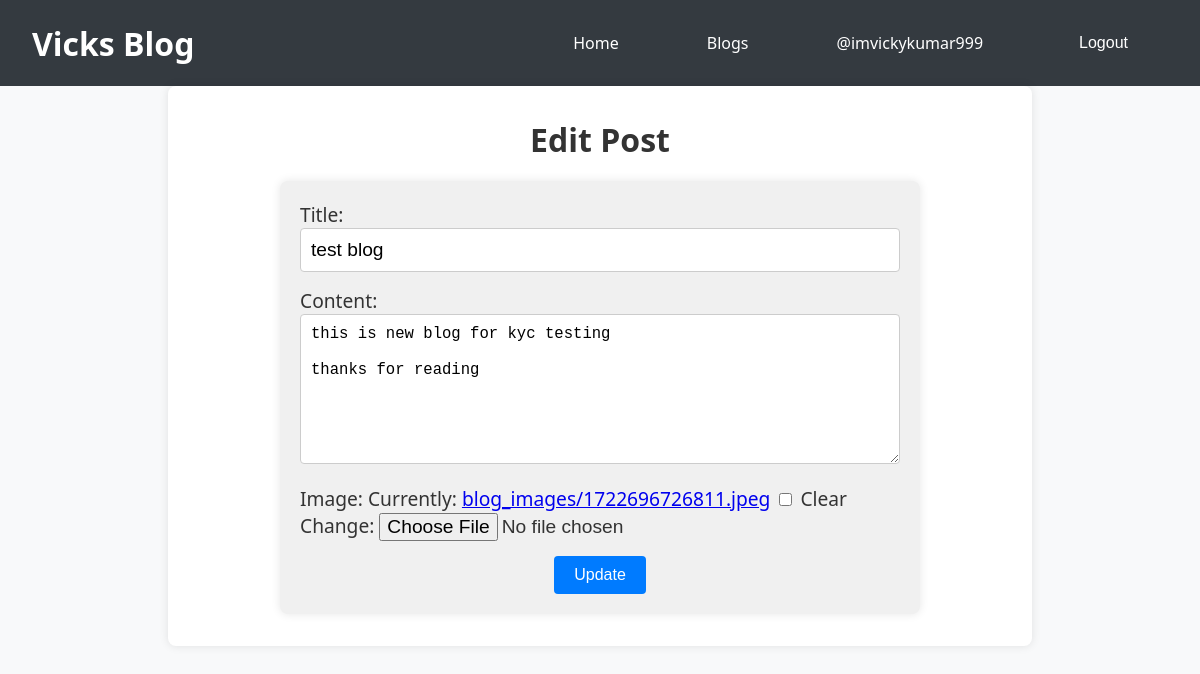
The app's page /blog/post/1/edit/ (signed in), older data.
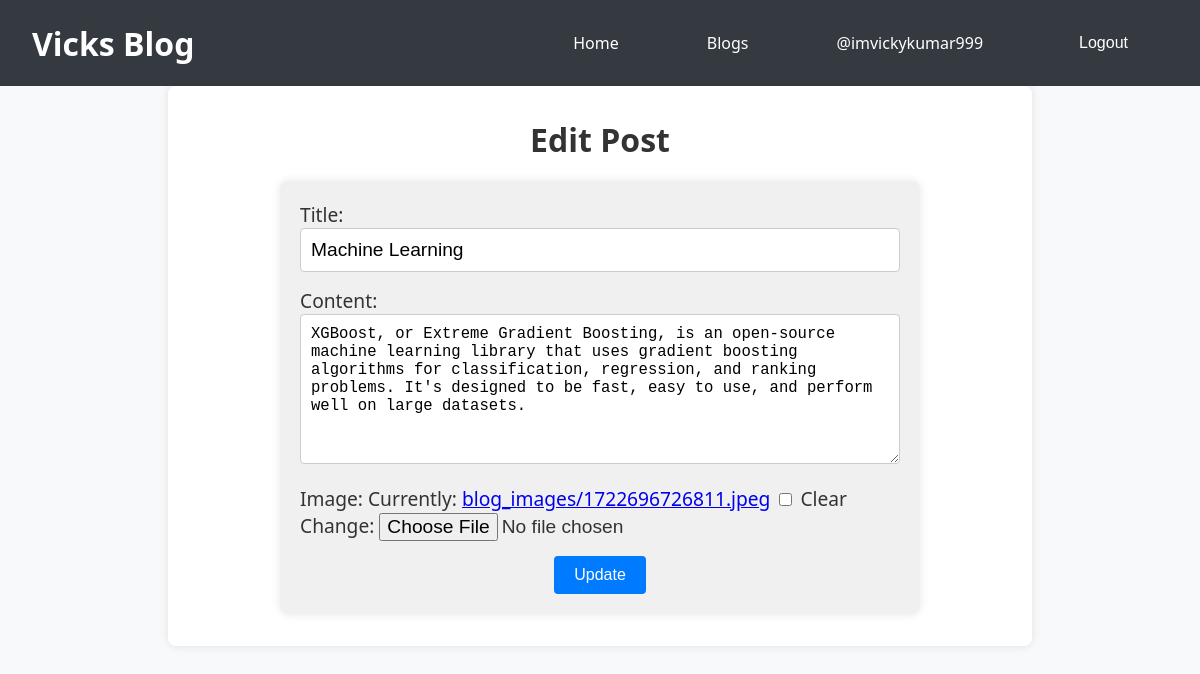
The same page, newer data.
### blog/models.py (models this page shows, shortened)
class Post(models.Model):
    title = models.CharField(max_length=200)
    content = RichTextField()  # Use RichTextField for CKEditor
    created_at = models.DateTimeField(auto_now_add=True)
    updated_at = models.DateTimeField(auto_now=True)
    image = models.ImageField(upload_to='blog_images/', blank=True, null=True)
    author = models.ForeignKey(User, on_delete=models.CASCADE)

### blog/views.py (the view)
# urls.py: path('post/<int:pk>/edit/', views.update_post, name='update_post'),
@login_required
def update_post(request, pk):
    post = get_object_or_404(Post, pk=pk)
    if request.user != post.author:
        return redirect('post_detail', pk=post.pk)
    if request.method == 'POST':
        form = PostForm(request.POST, request.FILES, instance=post)
        if form.is_valid():
            form.save()
            return redirect('post_detail', pk=post.pk)
    else:
        form = PostForm(instance=post)
    return render(request, 'blog/post_form.html', {'form': form})

### blog/forms.py
class PostForm(forms.ModelForm):
    class Meta:
        model = Post
        fields = ['title', 'content', 'image']

### blog/templates/blog/post_form.html (shortened to what this page needs)
{% extends "blog/base_generic.html" %}
{% block content %}
<h2 class="post-form-title">
    {% if form.instance.pk %}
        Edit Post
    {% else %}
        New Post
    {% endif %}
</h2>
<div class="post-form-container">
    <form method="post" enctype="multipart/form-data" class="post-form">
        {{ form.as_p }}
        <button type="submit" class="submit-button">
            {% if form.instance.pk %}
                Update
            {% else %}
                Save
            {% endif %}
        </button>
    </form>
</div>
{% endblock %}

Row changes from the older to the newer data that the page shows:
changed Post: title "test blog" → "Machine Learning"; content "this is new blog for kyc testing thanks for reading" → "XGBoost, or Extreme Gradient Boosting, is an open-source machine learning library that uses gradient boosting algorithms for classification, regression, and ranking problems. It's designed to be fast, easy to use, and perform well on large datasets."
